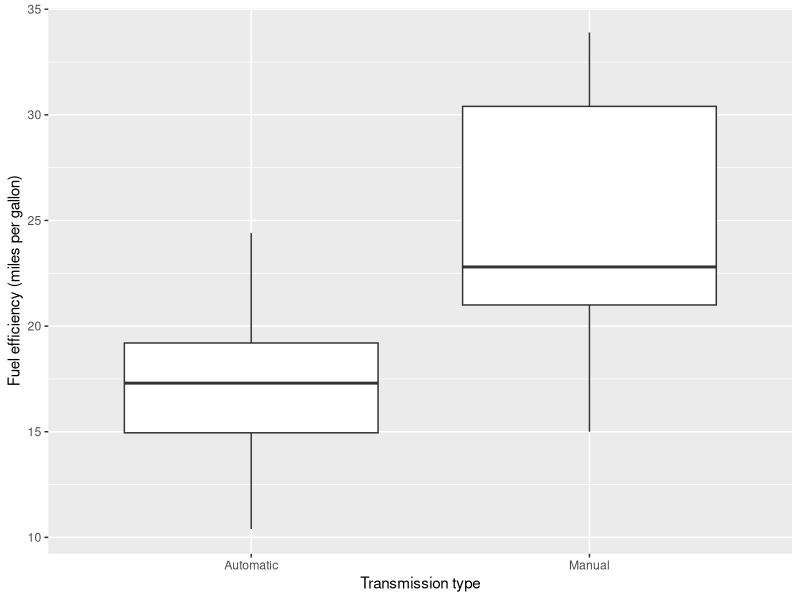
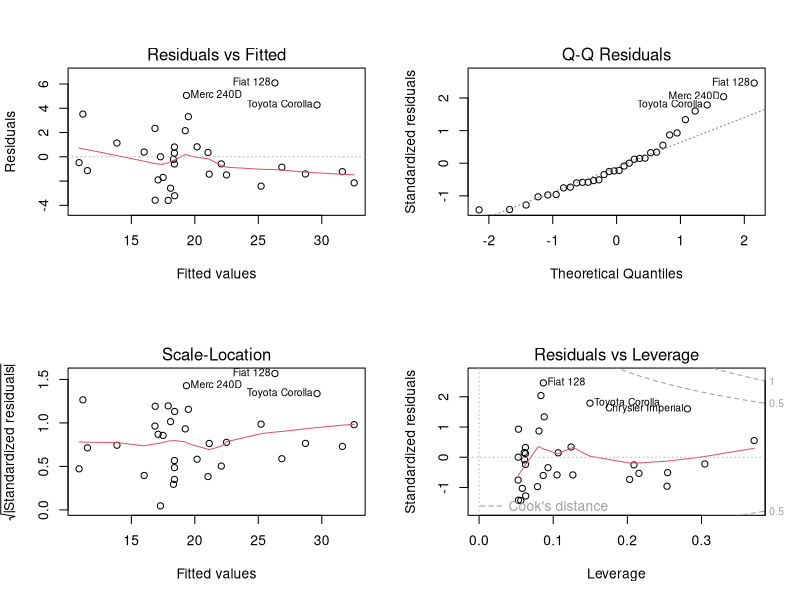
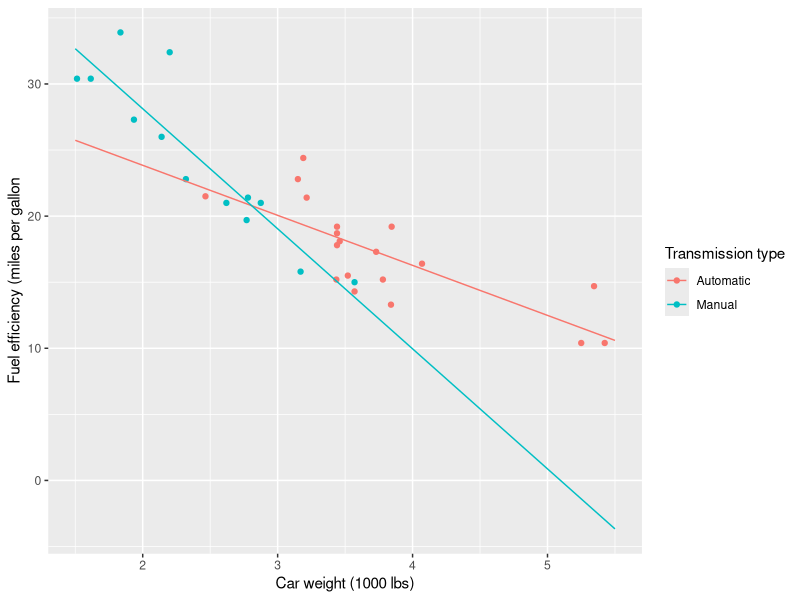

Write R code to recreate these figures, in order.
## ---- chunk 1
knitr::opts_chunk$set(echo = TRUE)
## ---- chunk 2
library(ggplot2)

data(mtcars)
mtcars$am <- factor(mtcars$am)
levels(mtcars$am) <- c("Automatic", "Manual")
## ---- chunk 3
ggplot(mtcars, aes(am, mpg)) + geom_boxplot() +
  labs(x='Transmission type', y='Fuel efficiency (miles per gallon)')
## ---- chunk 4
fit1 <- lm(mpg ~ am + wt, data=mtcars)
summary(fit1)
## ---- chunk 5
fit2 <- lm(mpg ~ factor(am) * wt, data=mtcars)
summary(fit2)
## ---- chunk 6
par(mfrow=c(2, 2))
plot(fit2)
## ---- chunk 7
am <- factor(c(rep("Automatic", 5), rep("Manual", 5)))
wt <- rep(seq(1.5, 5.5, length=5), 2)
df <- data.frame(am, wt)
df$mpg <- predict(fit2, df)
ggplot(mtcars, aes(x=wt, y=mpg, col=am)) + geom_point() + geom_line(data=df) +
  labs(x='Car weight (1000 lbs)', y='Fuel efficiency (miles per gallon',
       color='Transmission type')
## ---- chunk 8
14.878 / 5.2984 * 1000
## ---- chunk 9
5.2984 - 3.7859
